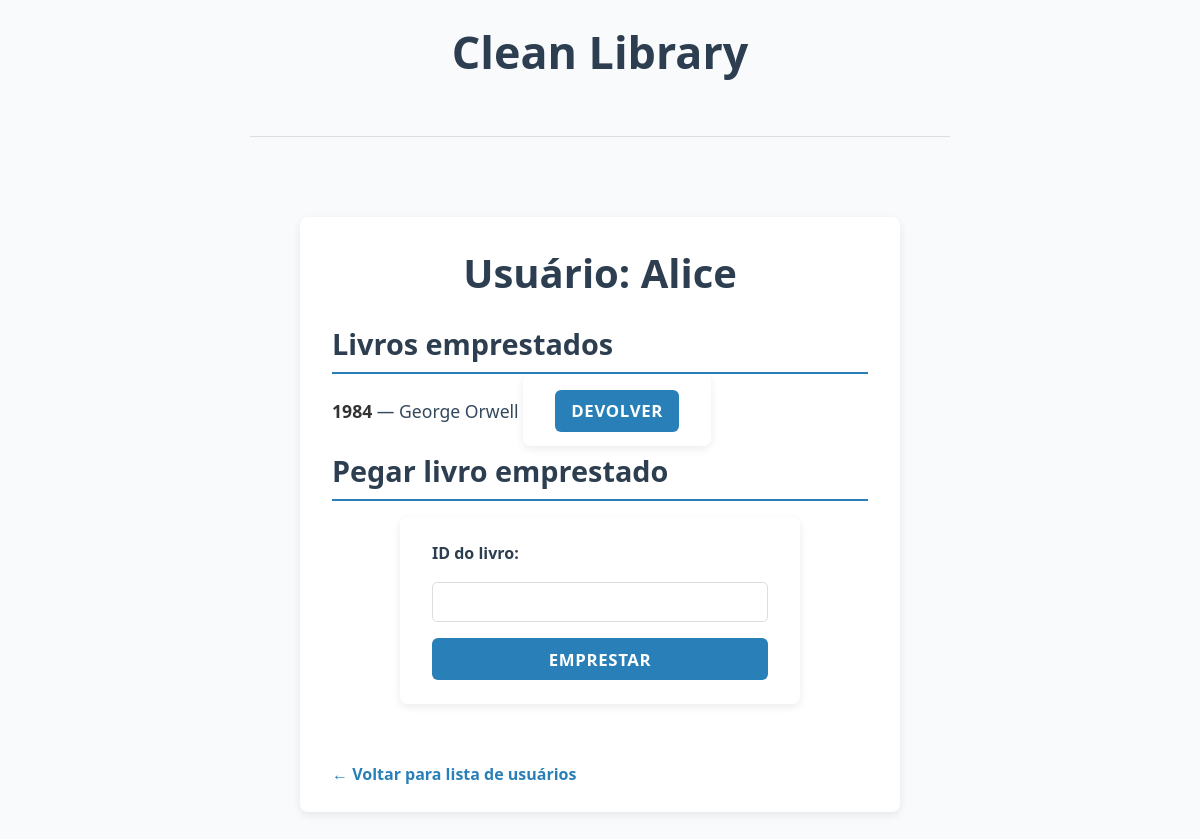
Page /users/1 on the committed database.
### tables this page shows
CREATE TABLE users (
    id INTEGER PRIMARY KEY AUTOINCREMENT,
    name TEXT NOT NULL
);

CREATE TABLE books (
    id INTEGER PRIMARY KEY AUTOINCREMENT,
    title TEXT NOT NULL,
    author TEXT NOT NULL,
    available BOOLEAN NOT NULL DEFAULT 1
);

### app/routes/user_routes.py (the view)
@user_bp.route("/<int:user_id>", methods=["GET"])
def user(user_id):
    u = get_user(user_repo, user_id)
    if u is None:
        flash("Usuário não encontrado")
        return redirect(url_for("home"))
    borrowed_books = list_books_for_user(loan_repo, user_id)
    return render_template("users/user.html", user=u, borrowed_books=borrowed_books)

### infra/db/database.py (called while the page is built)
def get_db_connection():
    conn = sqlite3.connect(DB_PATH)
    conn.row_factory = sqlite3.Row
    return conn

### infra/repositories/loan_repository_sqlite.py (called while the page is built)
    def list_books_for_user(self, user_id: int) -> List[Mapping[str, Any]]:
        conn = get_db_connection()
        rows = conn.execute(
            """
            SELECT b.id, b.title, b.author, b.available
            FROM loans l
            JOIN books b ON b.id = l.book_id
            WHERE l.user_id = ?
            """,
            (user_id,),
        ).fetchall()
        conn.close()
        return rows

### infra/repositories/user_repository_sqlite.py (called while the page is built)
    def get_by_id(self, user_id: int) -> Optional[User]:
        conn = get_db_connection()
        row = conn.execute(
            "SELECT * FROM users WHERE id = ?", (user_id,)
        ).fetchone()
        conn.close()
        if row is None:
            return None
        return User(id=row["id"], name=row["name"])

### use_cases/get_user.py (called while the page is built)
def get_user(repo: UserRepository, user_id: int) -> Optional[User]:
    return repo.get_by_id(user_id)

### use_cases/list_user_loans.py (called while the page is built)
def list_books_for_user(loan_repo: LoanRepository, user_id: int) -> List[Mapping[str, Any]]:
    return loan_repo.list_books_for_user(user_id)

### app/templates/users/user.html (shortened to what this page needs)
{% extends 'base.html' %}
{% block content %}
<h1>Usuário: {{ user['name'] }}</h1>
<h2>Livros emprestados</h2>
{% if borrowed_books %}
  <ul>
    {% for book in borrowed_books %}
      <li>
        <strong>{{ book['title'] }}</strong> — {{ book['author'] }}
        <form action="{{ url_for('users.return_book_route', user_id=user['id'], book_id=book['id']) }}"
              method="post"
              style="display:inline;">
          <button type="submit">Devolver</button>
        </form>
      </li>
    {% endfor %}
  </ul>
{% else %}
  <p>Nenhum livro emprestado.</p>
{% endif %}
<h2>Pegar livro emprestado</h2>
<form method="post" action="{{ url_for('users.loan_book', user_id=user['id']) }}">
  <label for="book_id">ID do livro:</label>
  <input type="number" id="book_id" name="book_id" min="1" required>
  <button type="submit">Emprestar</button>
</form>
<br>
<a href="{{ url_for('users.home') }}">← Voltar para lista de usuários</a>
{% endblock %}

### app/static/css/style.css (style rules this page uses)
* { box-sizing: border-box; margin: 0; padding: 0; font-family: 'Segoe UI', Tahoma, Geneva, Verdana, sans-serif; color: #333; }
body { background: #f9fafb; line-height: 1.6; padding: 1rem; min-height: 100vh; display: flex; flex-direction: column; align-items: center; }
h2 { font-size: 1.8rem; color: #34495e; margin-bottom: 1rem; border-bottom: 2px solid #2980b9; padding-bottom: 0.3rem; }
form { max-width: 400px; margin: 1.5rem auto 2rem auto; background: #fff; padding: 1.5rem 2rem; border-radius: 8px; box-shadow: 0 3px 10px rgba(0,0,0,0.1); display: flex; flex-direction: column; gap: 1rem; }
h1, h2 { color: #2c3e50; margin-bottom: 1rem; font-weight: 900; }
h1 { font-size: 2.5rem; text-align: center; }
h2 { font-size: 1.8rem; border-bottom: 2px solid #2980b9; padding-bottom: 0.3rem; }
ul { list-style-type: none; padding-left: 0; }
li { margin-bottom: 1rem; font-size: 1.1rem; color: #34495e; }
a { color: #2980b9; text-decoration: none; font-weight: 600; transition: color 0.3s ease, background-color 0.3s ease; }
button, .btn-primary { background: #2980b9; color: #fff; border: none; padding: 0.6rem 1rem; border-radius: 6px; font-weight: 700; text-transform: uppercase; letter-spacing: 0.04em; cursor: pointer; transition: background-color 0.3s ease; font-size: 1.05rem; }
form { background: #fff; padding: 1.5rem 2rem; border-radius: 8px; box-shadow: 0 3px 8px rgba(0,0,0,0.08); max-width: 400px; margin: 1rem auto 2rem auto; display: flex; flex-direction: column; gap: 1rem; }
label { font-weight: 600; color: #2c3e50; font-size: 1rem; }
input[type="text"], input[type="number"] { padding: 0.5rem 0.75rem; border: 1.8px solid #ddd; border-radius: 5px; font-size: 1rem; transition: border-color 0.3s ease; }
ul { list-style: none; padding: 0; margin: 0; margin: 0; }
li { display: inline-block; margin-right: 16px; }

### rows in the picture
users: name "Alice"
books: title "1984", author "George Orwell"
